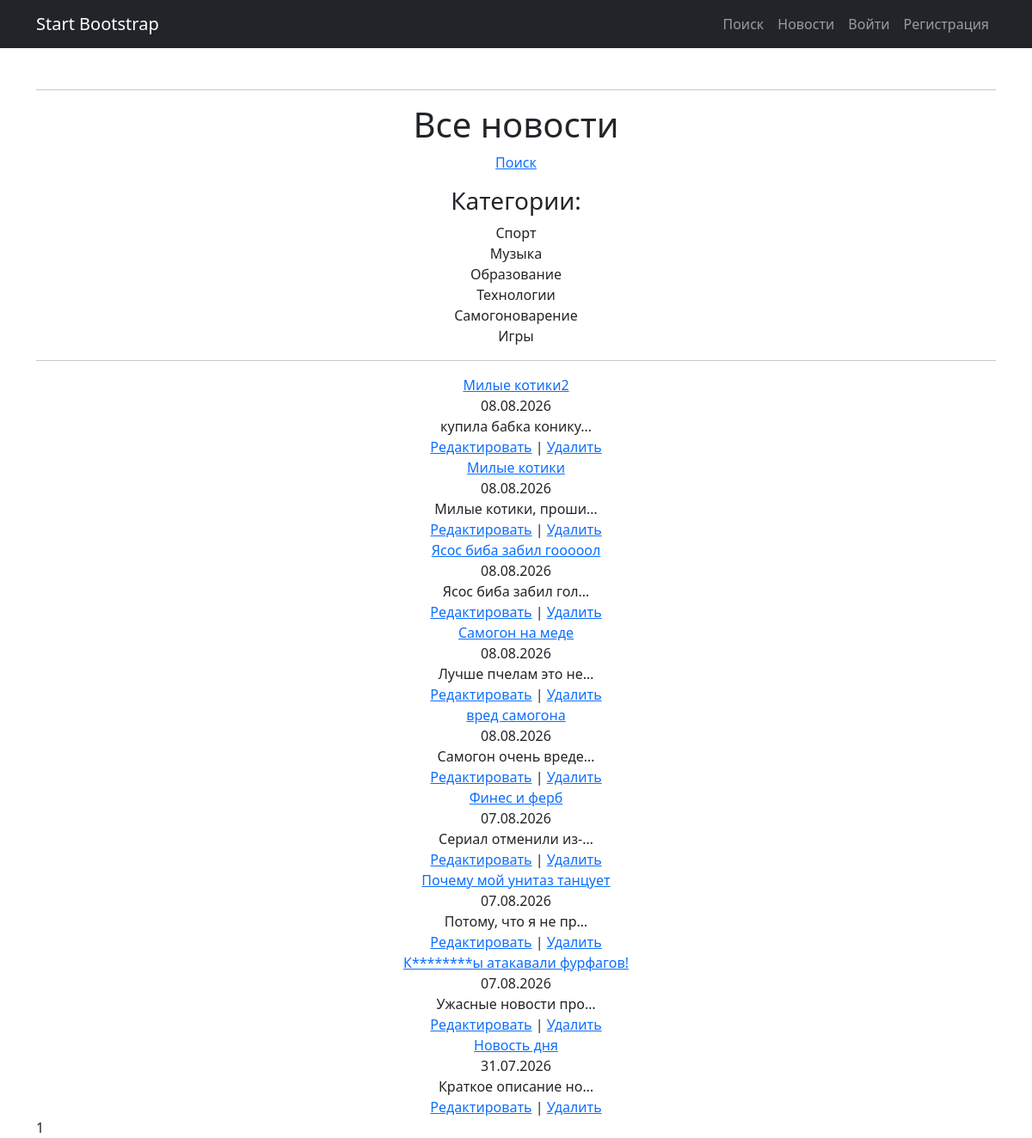
The page /news/ on the database as committed earlier.
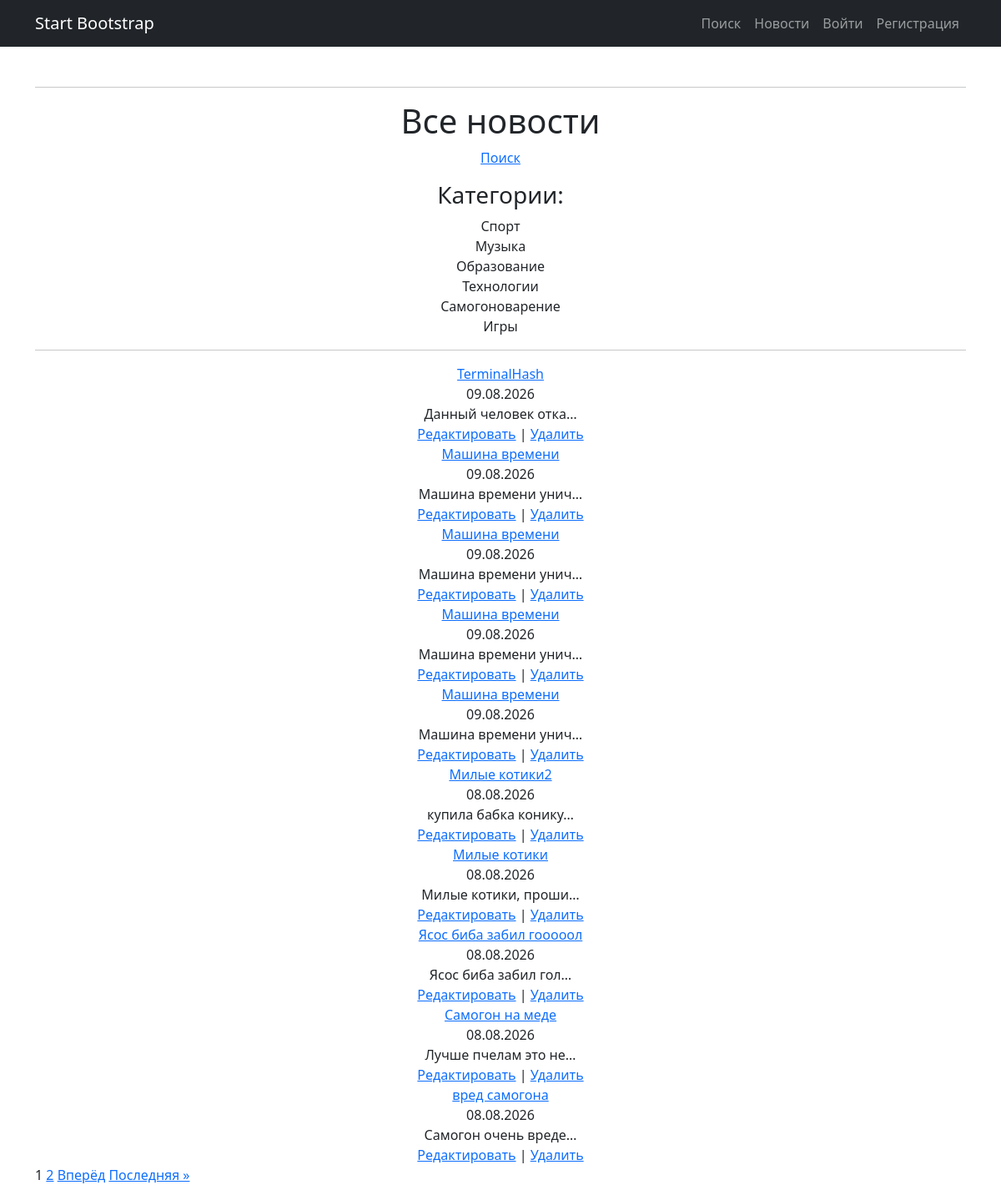
The same page on the database as committed later.
### news/models.py (models this page shows, shortened)
class Category(models.Model):
    name = models.CharField(max_length=100, unique=True)
    subscribers = models.ManyToManyField(
        User,
        blank=True,
        related_name='subscribed_categories'
    )

class Post(models.Model):
    ARTICLE = 'AR'
    NEWS = 'NE'
    POST_TYPES = [
        (ARTICLE, 'Статья'),
        (NEWS, 'Новость'),
    ]
    author = models.ForeignKey(Author, on_delete=models.CASCADE)
    post_type = models.CharField(max_length=2, choices=POST_TYPES, default=ARTICLE)
    created_at = models.DateTimeField(auto_now_add=True)
    categories = models.ManyToManyField(Category, through='PostCategory')
    title = models.CharField(max_length=255)
    content = models.TextField()
    rating = models.IntegerField(default=0)

### news/views.py (the view)
# urls.py: path('', views.news_list, name='list'),
def news_list(request):
    posts = Post.objects.filter(
        post_type=Post.NEWS
    ).order_by('-created_at')
    paginator = Paginator(posts, 10)
    page_number = request.GET.get('page')
    page_obj = paginator.get_page(page_number)
    context = {
        'page_obj': page_obj,
        'categories': Category.objects.all(),
    }
    return render(request, 'news_list.html', context)

### news/templatetags/censor_filters.py (called while the page is built)
@register.filter(name='censor')
@stringfilter
def censor(value):
    if not isinstance(value, str):
        raise TypeError("Фильтр 'censor' применяется только к строкам")
    result = value
    for word in BAD_WORDS:
        variants = [word, word.capitalize()]
        for variant in variants:
            if variant in result:
                censored = variant[0] + '*' * (len(variant) - 1)
                result = result.replace(variant, censored)
    return result

### templates/news_list.html (shortened to what this page needs)
{% extends 'default.html' %}
{% load censor_filters %}
{% block content %}
    <h1>Все новости</h1>
    <p>
        <a href="{% url 'news:search' %}">Поиск</a>
    </p>
    {% if page_obj %}
        <div class="categories">
        <h3>Категории:</h3>
        {% if categories %}
            {% for category in categories %}
                <div class="category-item">
                    <span>{{ category.name }}</span>
                </div>
            {% endfor %}
        {% else %}
            <p>Категорий пока нет.</p>
        {% endif %}
    </div>
    <hr>
        {% for post in page_obj %}
            <div class="post">
                <div class="post-title">
                    <a href="{% url 'news:detail' post.pk %}">
                        {{ post.title|censor }}
                    </a>
                </div>
                <div class="post-date">
                    {{ post.created_at|date:"d.m.Y" }}
                </div>
                <div class="post-text">
                    {{ post.content|censor|truncatechars:20 }}
                </div>
                <div class="post-actions">
                    <a href="{% url 'news:news_edit' post.pk %}">Редактировать</a> |
                    <a href="{% url 'news:news_delete' post.pk %}">Удалить</a>
                </div>
            </div>
        {% endfor %}
    {% else %}
        <p>Новостей пока нет.</p>
    {% endif %}
<div class="pagination">
    <span class="step-links">
        {% for num in page_obj.paginator.page_range %}
            {% if page_obj.number == num %}
                <span class="current">{{ num }}</span>
            {% elif num > page_obj.number|add:'-3' and num < page_obj.number|add:'3' %}
                <a href="?page={{ num }}">{{ num }}</a>
            {% endif %}
        {% endfor %}
        {% if page_obj.has_next %}
            <a href="?page={{ page_obj.next_page_number }}">Вперёд</a>
            <a href="?page={{ page_obj.paginator.num_pages }}">Последняя &raquo;</a>
        {% endif %}
    </span>
</div>
{% endblock %}

Rows that differ between the two databases and show on the page:
no longer on this page (row unchanged): Post: title|censor "Финес и ферб", created_at "07.08.2026", content|censor "Сериал отменили из-…"
no longer on this page (row unchanged): Post: title|censor "Почему мой унитаз танцует", created_at "07.08.2026", content|censor "Потому, что я не пр…"
no longer on this page (row unchanged): Post: title|censor "К********ы атакавали фурфагов!", created_at "07.08.2026", content|censor "Ужасные новости про…"
no longer on this page (row unchanged): Post: title|censor "Новость дня", created_at "31.07.2026", content|censor "Краткое описание но…"
added Post: title|censor "TerminalHash", created_at "09.08.2026", content|censor "Данный человек отка…"
added Post: title|censor "Машина времени", created_at "09.08.2026", content|censor "Машина времени унич…"
added Post: title|censor "Машина времени", created_at "09.08.2026", content|censor "Машина времени унич…"
added Post: title|censor "Машина времени", created_at "09.08.2026", content|censor "Машина времени унич…"
added Post: title|censor "Машина времени", created_at "09.08.2026", content|censor "Машина времени унич…"
Other text that changed with them:
new list line: "2"
text now shown: "Вперёд Последняя »"
